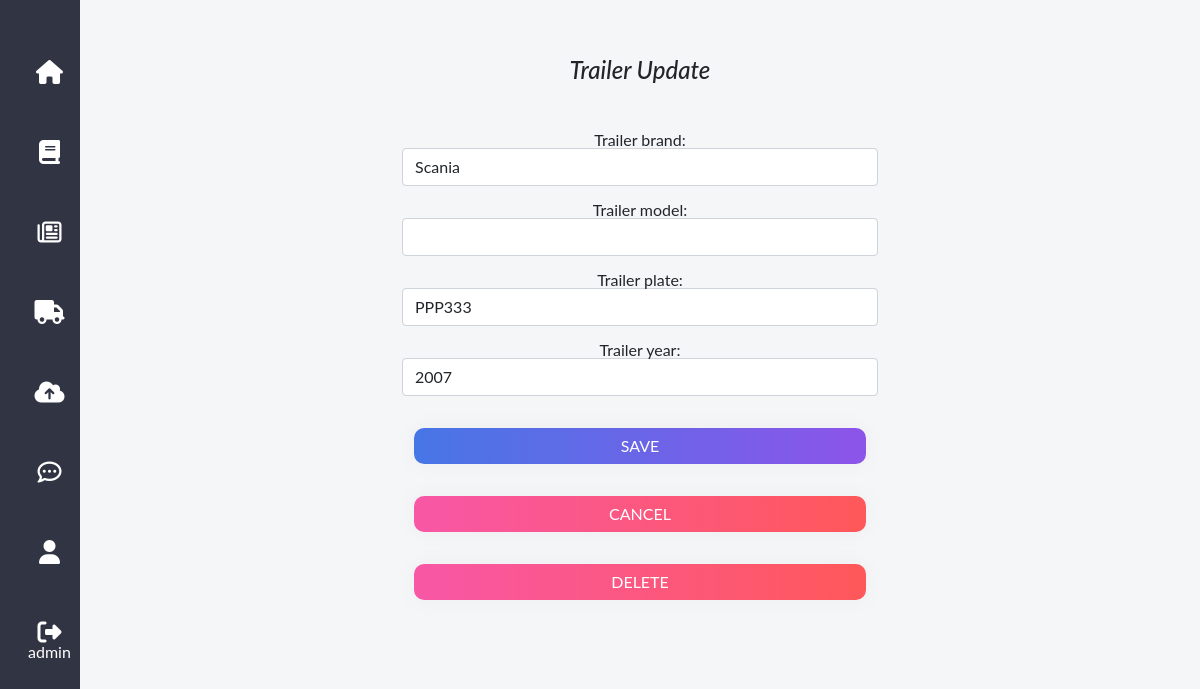
The app's page /trailers/1 (signed in) with its own data.
### transport/models.py (models this page shows, shortened)
class Trailer(models.Model):
    trailer_brand = models.CharField(max_length=200, null=True, blank=True)
    trailer_model = models.CharField(max_length=200, null=True, blank=True)
    trailer_plate = models.CharField(max_length=200, null=True, blank=True)
    trailer_year = models.IntegerField(null=True, blank=True)
    class Meta:
        verbose_name = "Trailer"
        verbose_name_plural = "Trailers"

### transport/views.py (the view, shortened to what this page needs)
# urls.py: path('trailers/<int:pk>', views.TrailerUpdateView.as_view(), name='update_trailer'),
class TrailerUpdateView(LoginRequiredMixin, UpdateView):
    model = Trailer
    form_class = TrailerForm
    template_name = 'update_trailer.html'

### transport/forms.py
class TrailerForm(forms.ModelForm):
    class Meta:
        model = Trailer
        fields = fields = '__all__'
        widgets = {
            'trailer_brand': forms.TextInput(attrs={'class': 'form-control'}),
            'trailer_model': forms.TextInput(attrs={'class': 'form-control'}),
            'trailer_plate': forms.TextInput(attrs={'class': 'form-control'}),
            'trailer_year': forms.TextInput(attrs={'class': 'form-control'}),
        }

### transport/templates/update_trailer.html (shortened to what this page needs)
{% extends "base.html" %}
{% load static %}
{% block content %}
    <div class="container d-flex flex-column justify-content-center" style="max-width:500px; height:80vh">
        <h4 class=" mb-5" style="font-style:italic;">Trailer Update</h4>
        <div class="form-group ">
            <form method="post">
                {{form.as_p}}
            <div class="container d-flex flex-column justify-content-center" >
                 <button class="btn btn-grad my-3">Save</button>
                <button class="btn btn-grad btn-delete my-3" onclick="javascript:history.back();" style="min-width:100px">Cancel</button>
                <a class="btn btn-grad btn-delete my-3" href="{% url 'delete_trailer' object.id %}">Delete</a>
            </div>
            </form>
        </div>
    </div>
{% endblock content %}

### transport/templates/base.html (shortened to what this page needs)
<!DOCTYPE html>
{% load static %}
<html lang="en">
<head>
    <link href="https://cdn.jsdelivr.net/npm/bootstrap@5.0.2/dist/css/bootstrap.min.css" rel="stylesheet">
	<link href="https://cdn.datatables.net/1.11.5/css/dataTables.bootstrap4.min.css"  rel="stylesheet">
    <link rel="stylesheet" type="text/css" href="{% static 'css/styles.css' %}?{% now 'U' %}">
</head>
<body>
<nav class="sidebar-navigation navbar-expand-sm" style="z-index:100;">
	<div style="text-align:center; padding:1em 0;">
	</div>
	<div class="collapse navbar-collapse" id="navbarNavDropdown">
	<ul style="padding-left: 0px;">
		<li name="home">
			<a href="{% url 'home' %}"><i class="fa fa-home"></i></a>
		</li>
		{% if user.is_authenticated %}
		<li name="orders">
			<a href="{% url 'orders' %}"><i class="fa fa-book"></i></a>
		</li>
		<li name="order_lines">
			<a href="{% url 'order_lines' %}"><i class="fa fa-newspaper-o"></i></a>
		</li>
		<li name="links">
			<a href="{% url 'links' %}"><i class="fa fa-truck"></i></a>
		</li>
		<li name="uploads">
			<a href="{% url 'uploads' %}"><i class="fa fa-cloud-upload"></i></a>
		</li>
		<li name="messages">
			<a href="{% url 'messages'%}"><i class="fa fa-commenting-o"></i></a>
		</li>
		<li name="profile">
			<a href="{% url 'profile'%}"><i class="fa fa-user"></i></a>
		</li>
		{% endif %}
		<li name="login">
			{% if user.is_authenticated %}
			<a href="{% url 'logout'%}?next=/home"><i class="fa fa-sign-out"></i></a>
			{{ user.get_username }}
			{% else %}
			<a href="{% url 'login'%}?next={{request.path}}"><i class="fa fa-sign-in"></i></a>
			<span class="tooltip">Log In</span>
			{% endif %}
		</li>
	</ul>
	</div>
    </nav>
        <div class="my-container">
            <br>
            {% block content %}
            {% endblock content %}
        </div>
</body>
</html>

### static/css/styles.css (style rules this page uses)
* { margin: 0; padding: 0; box-sizing: border-box; list-style: none; font-family: "Lato", sans-serif; line-height: 1; }
body { background-color: #f5f6f8; }
.sidebar-navigation { display: inline; position: fixed; min-height: 100vh; width: 80px; background-color: #313443; }
.sidebar-navigation ul { text-align: center; color: white; margin: 0 auto; }
.sidebar-navigation ul li { padding: 28px 28px; cursor: pointer; }
.sidebar-navigation ul li i { display: block; font-size: 24px; }
a { text-decoration:none; color:#fff; }
.my-container { font-family: 'Roboto', sans-serif; font-weight: 400; overflow: hidden; margin-left:80px; text-align:center; }
.btn-grad { background-image: linear-gradient(to right, #4776E6 0%, #8E54E9 51%, #4776E6 100%) }
.btn-grad { padding: 5px 15px; text-align: center; text-transform: uppercase; transition: 0.5s; background-size: 200% auto; color: white; box-shadow: 0 0 20px #eee; border-radius: 10px; display: block; }
.btn-delete { background-image: linear-gradient(to right, #f857a6 0%, #ff5858 51%, #f857a6 100%) }

### records on screen
Trailer: trailer_brand "Scania", trailer_plate "PPP333", trailer_year "2007"

### other values on screen
{{ user.get_username }} "admin"
